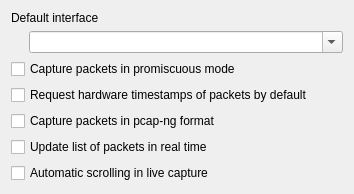
<?xml version="1.0" encoding="UTF-8"?>
<ui version="4.0">
 <class>CapturePreferencesFrame</class>
 <widget class="QFrame" name="CapturePreferencesFrame">
  <property name="geometry">
   <rect>
    <x>0</x>
    <y>0</y>
    <width>354</width>
    <height>194</height>
   </rect>
  </property>
  <property name="minimumSize">
   <size>
    <width>0</width>
    <height>191</height>
   </size>
  </property>
  <property name="windowTitle">
   <string>Frame</string>
  </property>
  <property name="lineWidth">
   <number>0</number>
  </property>
  <layout class="QVBoxLayout" name="verticalLayout">
   <item>
    <widget class="QLabel" name="label">
     <property name="text">
      <string>Default interface</string>
     </property>
    </widget>
   </item>
   <item>
    <layout class="QHBoxLayout" name="horizontalLayout">
     <item>
      <spacer name="defaultInterfaceSpacer">
       <property name="orientation">
        <enum>Qt::Horizontal</enum>
       </property>
       <property name="sizeType">
        <enum>QSizePolicy::Fixed</enum>
       </property>
       <property name="sizeHint" stdset="0">
        <size>
         <width>18</width>
         <height>20</height>
        </size>
       </property>
      </spacer>
     </item>
     <item>
      <widget class="QComboBox" name="defaultInterfaceComboBox">
       <property name="editable">
        <bool>true</bool>
       </property>
      </widget>
     </item>
    </layout>
   </item>
   <item>
    <widget class="QCheckBox" name="capturePromModeCheckBox">
     <property name="toolTip">
      <string>&lt;html&gt;&lt;head/&gt;&lt;body&gt;&lt;p&gt;You probably want to enable this. Usually a network card will only capture the traffic sent to its own network address. If you want to capture all traffic that the network card can &amp;quot;see&amp;quot;, mark this option. See the FAQ for some more details of capturing packets from a switched network.&lt;/p&gt;&lt;/body&gt;&lt;/html&gt;</string>
     </property>
     <property name="text">
      <string>Capture packets in promiscuous mode</string>
     </property>
    </widget>
   </item>
   <item>
    <widget class="QCheckBox" name="captureDefHWTStampsCheckBox">
     <property name="toolTip">
      <string>&lt;html&gt;&lt;head/&gt;&lt;body&gt;&lt;p&gt;Whether this request can be honored is platform and hardware dependent. Some hardware may only support timestamping incoming packets leading to different time bases for incoming and outgoing packets. Further, it's unspecified whether the timestamps are in UTC or TAI. In both cases no synchronization with the system clock is requested. This is equivalent to specifying --time-stamp-type=adapter_unsynced on the command line.&lt;/p&gt;&lt;/body&gt;&lt;/html&gt;</string>
     </property>
     <property name="text">
      <string>Request hardware timestamps of packets by default</string>
     </property>
    </widget>
   </item>
   <item>
    <widget class="QCheckBox" name="capturePcapNgCheckBox">
     <property name="toolTip">
      <string>&lt;html&gt;&lt;head/&gt;&lt;body&gt;&lt;p&gt;Capture packets in the next-generation capture file format.&lt;/p&gt;&lt;/body&gt;&lt;/html&gt;</string>
     </property>
     <property name="text">
      <string>Capture packets in pcap-ng format</string>
     </property>
    </widget>
   </item>
   <item>
    <widget class="QCheckBox" name="captureRealTimeCheckBox">
     <property name="toolTip">
      <string>&lt;html&gt;&lt;head/&gt;&lt;body&gt;&lt;p&gt;Update the list of packets while capture is in progress. This can result in dropped packets on high-speed networks.&lt;/p&gt;&lt;/body&gt;&lt;/html&gt;</string>
     </property>
     <property name="text">
      <string>Update list of packets in real time</string>
     </property>
    </widget>
   </item>
   <item>
    <widget class="QCheckBox" name="captureAutoScrollCheckBox">
     <property name="toolTip">
      <string>&lt;html&gt;&lt;head/&gt;&lt;body&gt;&lt;p&gt;Keep the packet list scrolled to the bottom while capturing.&lt;/p&gt;&lt;/body&gt;&lt;/html&gt;</string>
     </property>
     <property name="text">
      <string>Automatic scrolling in live capture</string>
     </property>
    </widget>
   </item>
   <item>
    <spacer name="verticalSpacer">
     <property name="orientation">
      <enum>Qt::Vertical</enum>
     </property>
     <property name="sizeHint" stdset="0">
      <size>
       <width>20</width>
       <height>3</height>
      </size>
     </property>
    </spacer>
   </item>
  </layout>
 </widget>
 <resources/>
 <connections/>
</ui>
